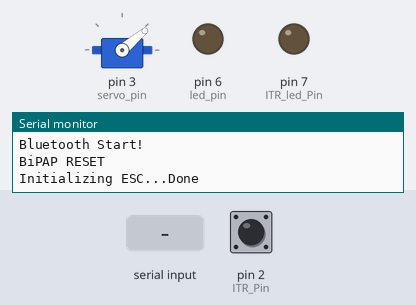
Bench run of a sketch on a simulated Arduino Uno, built with avr-gcc and run on an emulated ATmega328P. Shown: servo, output pins drawn as LEDs (lit = HIGH), the last lines printed to the serial monitor. Inputs (shaded band) come from the test bench; at power-on: pin 2 (ITR_Pin) HIGH.

Above: at 6.8 s.
6.9 s: "F90\n" received over the second serial link
At 9.3 s:
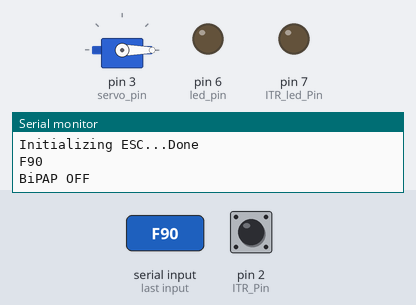
11.5 s: "O90\n" received over the second serial link
At 16.0 s:
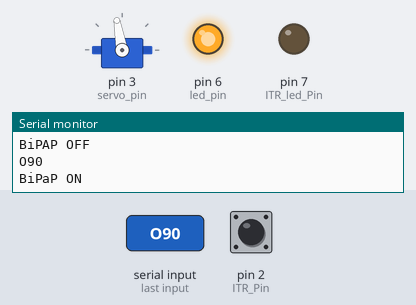
20.2 s: "F" received over the second serial link
At 21.7 s:
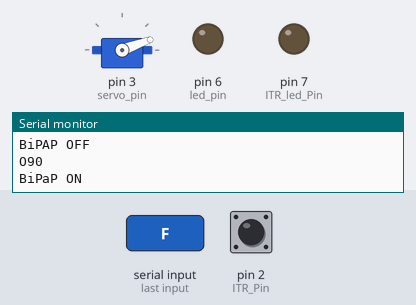
24.8 s: "O" received over the second serial link
At 29.8 s:
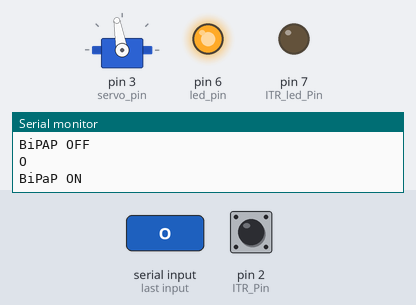
Timing chart, 0 to 34.5 s (numbered marks = the images above; inputs shaded):
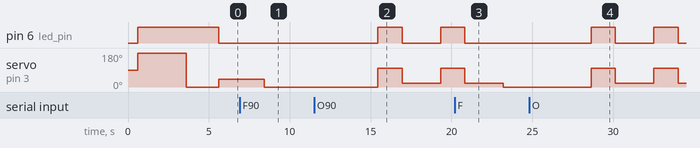

The sketch:

BT_VENT_Arduino_Code_Master.ino.ino
```cpp
/*
 * Ver. BT2.0
 *
 * Credits - please do not remove
 *
 * Arduino RC Motor Ventilator with Android Bluetooth Control Interface - Craig Tice
 * 3D Printed RC Motor Fan Housing Design - Craig Tice, Peter Sucy, David Kanoy
 *
 * Spawned from shortage of re-purposed CPAP/BiPAP Machines
 * Re-purposed CPAP/BIPAP motor original concept - Johney Lee
 *
 * Android app configured with with keuwlsoft Bluetooth Electronics configurator
 * https://www.keuwl.com/apps/bluetoothelectronics/
 *
*/

#include <SoftwareSerial.h>
SoftwareSerial BTserial(5, 4); // RX | TX
#include <Servo.h>
Servo myservo;

char xferStr[10];
char CONTROLstate = 'R';
int BEEP = 1;
int HP_Value = 100;
int LP_Value = 20;
int HD_Value = 1500;
int LD_Value = 2375;

#define enable_motor true // useful for debugging without noise
#define max_speed 200
#define min_speed 0
#define PEEP_speed 40 //approx 5cm/H2O
#define servo_pin 3
#define led_pin 6

const byte ITR_led_Pin = 7;
const byte ITR_Pin = 2;
bool SYNC_itr = 0;

void setup(){

    Serial.begin(57600);
    BTserial.begin(57600);    //The factory default baud rate is 115200
    delay(100);
    Serial.println("Bluetooth Start!");
    delay(100);

    Serial.println("BiPAP RESET");

    pinMode(led_pin, OUTPUT);

    pinMode(ITR_led_Pin, OUTPUT);
    digitalWrite(ITR_led_Pin, LOW);
    pinMode(ITR_Pin, INPUT);
    attachInterrupt(digitalPinToInterrupt(ITR_Pin), ITRexhale, FALLING);

    BTserial.print("*W");
    BTserial.print(HP_Value);
    BTserial.println("*");
    delay(100);
    BTserial.print("*X");
    BTserial.print(LP_Value);
    BTserial.println("*");
    delay(100);
    BTserial.print("*Y");
    BTserial.print(HD_Value);
    BTserial.println("*");
    delay(100);
    BTserial.print("*Z");
    BTserial.print(LD_Value);
    BTserial.println("*");
    delay(100);

  if(enable_motor){
    myservo.attach(servo_pin,1000,2000); // some motors need min/max setting
    Serial.print("Initializing ESC...");
    digitalWrite(led_pin, HIGH);
    myservo.write(max_speed);
    delay(3000); // wait for esc to boot, and sample maximum
    myservo.write(min_speed);
    delay(2000);  // wait for esc to sample minimum
    digitalWrite(led_pin, LOW);
    myservo.write(PEEP_speed);
    Serial.println("Done");
  } else {
    Serial.println("Motor disabled.  Bypassing initialization");
  }
}

  void loop(){

    int readBT = 0,i = 0,count = 0;
    String BTIn;
    if (BTserial.available()){
      while((readBT = BTserial.read()) != (int)-1){ //while there are characters to read...
        BTIn.concat(char(readBT));                  //append them to the String btIn
        delay(2); //to avoid hickups
      }
      Serial.println(BTIn);  //print the string to Arduino IDE Serial Monitor

    }

    if (BTIn.startsWith("O")){
      CONTROLstate = 'R';
      BEEP = 1;
      Serial.println("BiPaP ON");
      BTIn = "";             //and clear the variable
    }

    if (BTIn.startsWith("F")){
      CONTROLstate = 'F';
      Serial.println("BiPAP OFF");
      BTIn = "";             //and clear the variable
    }

    if (BTIn.startsWith("R")){
      CONTROLstate = 'R';
      BEEP = 1;
      Serial.println("BiPAP RESET");
      BTIn = "";             //and clear the variable
    }

    if (BTIn.startsWith("B")){
      CONTROLstate = 'B';
      BEEP = 1;
      Serial.println("Bi LEVEL MODE");
      BTIn = "";             //and clear the variable
    }

    if (BTIn.startsWith("C")){
      CONTROLstate = 'C';
      BEEP = 1;
      Serial.println("CONTINUOUS MODE");
      BTIn = "";             //and clear the variable
    }

    if (BTIn.startsWith("S")){
      CONTROLstate = 'S';
      BEEP = 1;

      HP_Value = 80;
      LP_Value = 0;
      HD_Value = 680;
      LD_Value = 340;

      BTserial.print("*W");
      BTserial.print(HP_Value);
      BTserial.println("*");
      delay(100);
      BTserial.print("*X");
      BTserial.print(LP_Value);
      BTserial.println("*");
      delay(100);
      BTserial.print("*Y");
      BTserial.print(HD_Value);
      BTserial.println("*");
      delay(100);
      BTserial.print("*Z");
      BTserial.print(LD_Value);
      BTserial.println("*");
      delay(100);
      BTserial.println("*SV50*");
      delay(500);
      BTserial.println("*SV50*");

      Serial.println("VENTILATOR BREATH SYNC MODE");
      BTIn = "";             //and clear the variable
    }

    if (BTIn.startsWith("H")){
      BTIn.remove(0,1);
      BTIn.remove(BTIn.length()-1,1);
      Serial.print("Hi Pressure Value = ... ");
      BTIn.toCharArray(xferStr,BTIn.length()+1);
      HP_Value = atoi(xferStr);
      Serial.println(HP_Value);
      BTserial.print("*W");
      BTserial.print(HP_Value);
      BTserial.println("*");
      BTIn = "";             //and clear the variable
    }
    if (BTIn.startsWith("L")){
      BTIn.remove(0,1);
      BTIn.remove(BTIn.length()-1,1);
      Serial.print("Low Pressure Value = ... ");
      BTIn.toCharArray(xferStr,BTIn.length()+1);
      LP_Value = atoi(xferStr);
      Serial.println(LP_Value);
      BTserial.print("*X");
      BTserial.print(LP_Value);
      BTserial.println("*");
      BTIn = "";             //and clear the variable
    }
    if (BTIn.startsWith("D")){
      BTIn.remove(0,1);
      BTIn.remove(BTIn.length()-1,1);
      Serial.print("Hi Pressure Delay = ... ");
      BTIn.toCharArray(xferStr,BTIn.length()+1);
      HD_Value = atoi(xferStr);
      Serial.println(HD_Value);
      BTserial.print("*Y");
      BTserial.print(HD_Value);
      BTserial.println("*");
      BTIn = "";             //and clear the variable
    }
    if (BTIn.startsWith("P")){
      BTIn.remove(0,1);
      BTIn.remove(BTIn.length()-1,1);
      Serial.print("Low Pressure Delay = ... ");
      BTIn.toCharArray(xferStr,BTIn.length()+1);
      LD_Value = atoi(xferStr);
      Serial.println(LD_Value);
      BTserial.print("*Z");
      BTserial.print(LD_Value);
      BTserial.println("*");
      BTIn = "";             //and clear the variable
    }

    if (CONTROLstate == 'B'){

      if(BEEP == 1){;
        BTserial.println("*SV50*");
        delay(500);
        BTserial.println("*SV50*");
        delay(500);
        BEEP = 0;
      }

      if(enable_motor){
        myservo.write(HP_Value);
        digitalWrite(led_pin, HIGH);
        delay(HD_Value);
      }
      if(enable_motor){
        myservo.write(LP_Value);
        digitalWrite(led_pin, LOW);
        delay(LD_Value);
        digitalWrite(ITR_led_Pin, LOW);
      }
    }


   if (CONTROLstate == 'C'){
    myservo.write(HP_Value);
    digitalWrite(led_pin, HIGH);
    if(BEEP == 1){
    BTserial.println("*SV50*");
    delay(500);
    BTserial.println("*SV50*");
    delay(500);
    BTserial.println("*SV50*");
    delay(100);

    BEEP =0;
    }
   }

    if (CONTROLstate == 'R'){

     HP_Value = 100;
     LP_Value = 20;
     HD_Value = 1500;
     LD_Value = 2375;

     BTserial.print("*W");
     BTserial.print(HP_Value);
     BTserial.println("*");
     delay(100);
     BTserial.print("*X");
     BTserial.print(LP_Value);
     BTserial.println("*");
     delay(100);
     BTserial.print("*Y");
     BTserial.print(HD_Value);
     BTserial.println("*");
     delay(100);
     BTserial.print("*Z");
     BTserial.print(LD_Value);
     BTserial.println("*");
     delay(1000);
     BTserial.println("*SV50*");
     delay(1500);
     CONTROLstate = 'B';
   }

    if (CONTROLstate == 'F'){

      HP_Value = 0;
      LP_Value = 0;
      HD_Value = 0;
      LD_Value = 0;

    if(enable_motor){
      myservo.write(HP_Value);
      digitalWrite(led_pin, LOW);
      delay(HD_Value);
     }
    if(enable_motor){
      myservo.write(LP_Value);
      digitalWrite(led_pin, LOW);
      delay(LD_Value);
    }
      BTserial.print("*W");
      BTserial.print(HP_Value);
      BTserial.println("*");
      delay(100);
      BTserial.print("*X");
      BTserial.print(LP_Value);
      BTserial.println("*");
      delay(100);
      BTserial.print("*Y");
      BTserial.print(HD_Value);
      BTserial.println("*");
      delay(100);
      BTserial.print("*Z");
      BTserial.print(LD_Value);
      BTserial.println("*");
      delay(100);

      BEEP = 1;
    }

    if (CONTROLstate == 'S' && SYNC_itr == 1){


/* Disable exhale interrupt so mask back pressure
*   does not initiate a premature breath cycle
*/
    detachInterrupt(digitalPinToInterrupt(ITR_Pin));
    Serial.println("Start ITR !!!");
    digitalWrite(ITR_led_Pin, HIGH);
    delay(LD_Value);

    if(enable_motor){
      myservo.write(HP_Value);
      delay(HD_Value);
    }
 /* Add low pressure value later */
    if(enable_motor){
      myservo.write(0);
    }
    delay(LD_Value);
    digitalWrite(ITR_led_Pin, LOW);
    Serial.begin(57600);
    Serial.println("End ITR !!!");
 /* re-enble exhale interrupt */
     attachInterrupt(digitalPinToInterrupt(ITR_Pin), ITRexhale, FALLING);
     SYNC_itr = !SYNC_itr;;

   }
  }

        //  ***  Exhale Switch Assited Breathing on Exhale ITR*** //

  void ITRexhale(){
    for (int x = 0; x <= 20000; x++); // ITR pin debouce   {{{{{ 4/14/20
    SYNC_itr = 1;
  }
```

Measured:
- after the input at 6.9 s, pin 6 (led_pin): stays LOW (without the input it goes to HIGH after 2.5 s)
- after the input at 11.5 s, pin 6 (led_pin): LOW → HIGH after 4.0 s, → LOW 1.5 s later, → HIGH 2.4 s later; servo on pin 3 (servo_pin): 0° → 100° after 4.0 s, → 20° 1.5 s later, → 100° 2.4 s later
- after the input at 20.2 s, pin 6 (led_pin): goes on until 20.8 s, then stays LOW
- after the input at 24.8 s, pin 6 (led_pin): alternates HIGH for 1.5 s and LOW for 2.4 s, starting after 3.8 s; servo on pin 3 (servo_pin): alternates 100° for 1.5 s and 20° for 2.4 s, starting after 3.8 s
